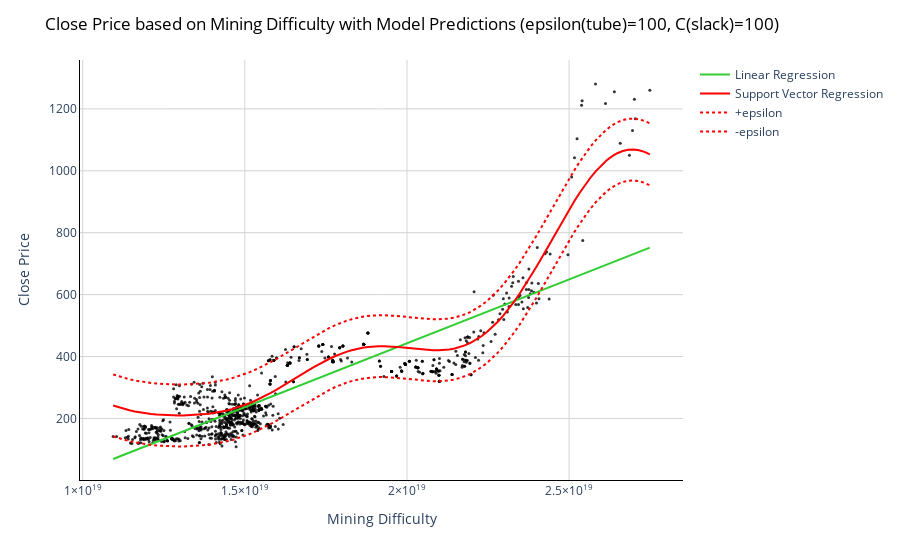

Notebook source saved alongside this figure:
### Code cell
# Create a scatter plot
fig = px.scatter(eth_master_df, x=eth_master_df['Mining Difficulty'], y=eth_master_df['Close Price'], 
                 opacity=0.8, color_discrete_sequence=['black'])

# Add a best-fit line
fig.add_traces(go.Scatter(x=x_range, y=y_lr, name='Linear Regression', line=dict(color='limegreen')))
fig.add_traces(go.Scatter(x=x_range, y=y_svr, name='Support Vector Regression', line=dict(color='red')))
fig.add_traces(go.Scatter(x=x_range, y=y_svr+100, name='+epsilon', line=dict(color='red', dash='dot')))
fig.add_traces(go.Scatter(x=x_range, y=y_svr-100, name='-epsilon', line=dict(color='red', dash='dot')))

# Change chart background color
fig.update_layout(dict(plot_bgcolor = 'white'))

# Update axes lines
fig.update_xaxes(showgrid=True, gridwidth=1, gridcolor='lightgrey', 
                 zeroline=True, zerolinewidth=1, zerolinecolor='lightgrey', 
                 showline=True, linewidth=1, linecolor='black')

fig.update_yaxes(showgrid=True, gridwidth=1, gridcolor='lightgrey', 
                 zeroline=True, zerolinewidth=1, zerolinecolor='lightgrey', 
                 showline=True, linewidth=1, linecolor='black')

# Set figure title
fig.update_layout(title=dict(text="Close Price based on Mining Difficulty with Model Predictions (epsilon(tube)=100, C(slack)=100)", 
                             font=dict(color='black')))
# Update marker size
fig.update_traces(marker=dict(size=3))

fig.show()
